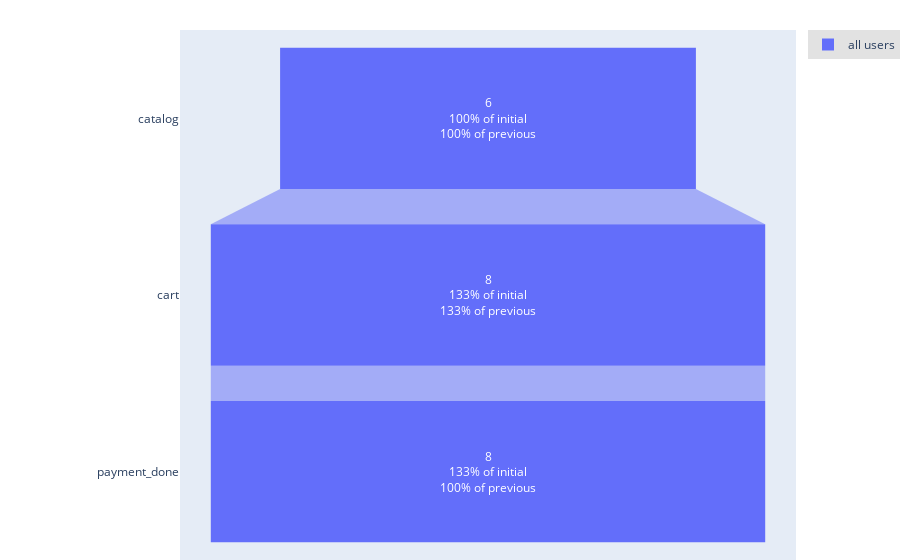

Write notebook code for a chart like this one.
### Code cell
from src.tooling.funnel import Funnel

funnel = Funnel(
    eventstream=source,
    stages = ['catalog', 'cart', 'payment_done'],

)
funnel.draw_plot().show()

### Figure 1 — Plotly figure (JSON) as saved in the notebook; plotly's stock layout.template omitted (floating-point values rounded to 4 significant figures)
{"data": [{"name": "all users", "textinfo": "value+percent initial+percent previous", "x": [6, 8, 8], "y": ["catalog", "cart", "payment_done"], "type": "funnel"}], "layout": {"funnelmode": "stack", "hovermode": "closest", "legend": {"bgcolor": "#E2E2E2", "font": {"size": 12}, "orientation": "v", "xanchor": "left"}, "margin": {"b": 0, "l": 180, "pad": 0, "r": 0, "t": 30}, "showlegend": true}}
